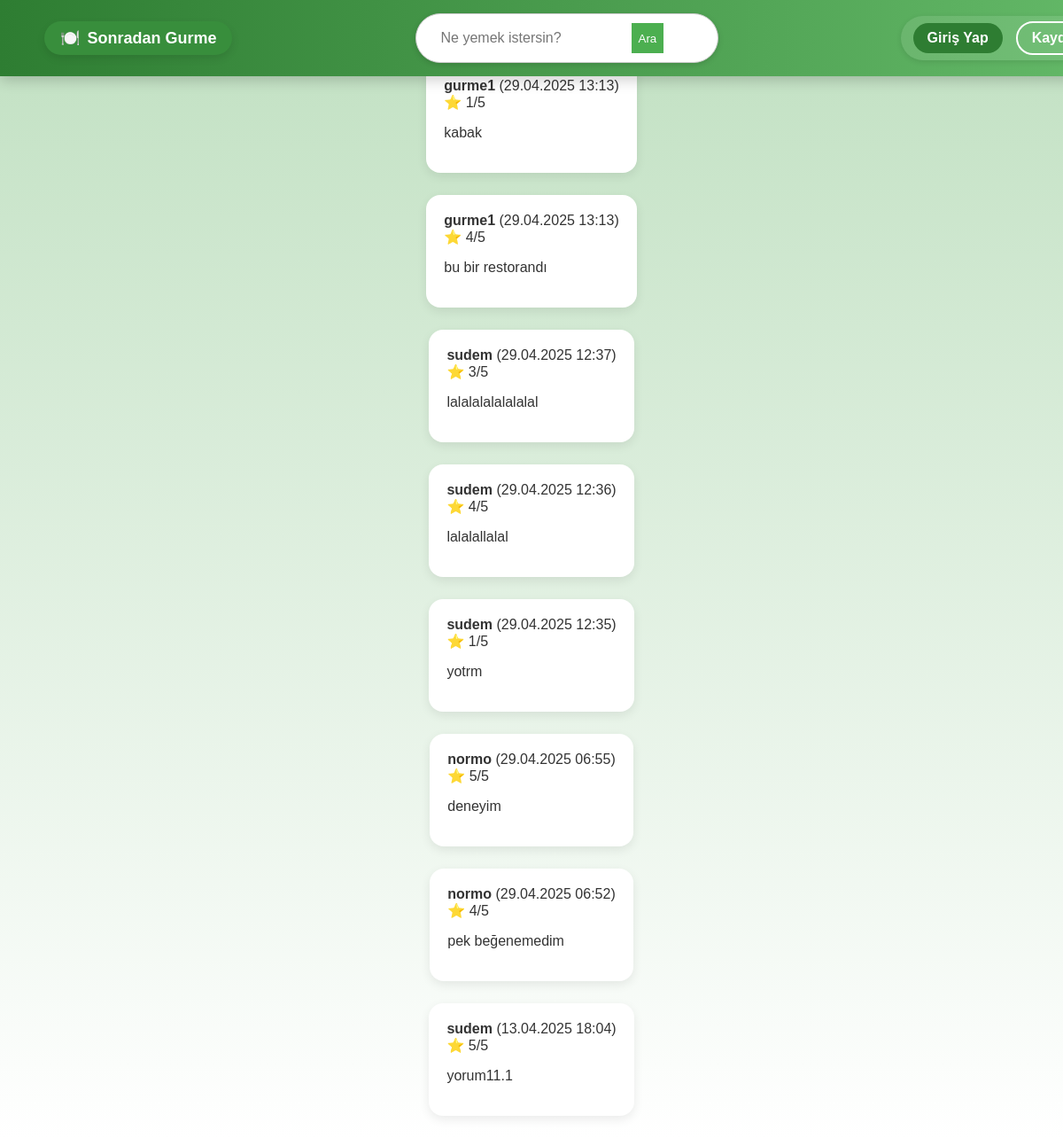
/sgapp/yorumlar/, run on the app's committed database.
### sgapp/models.py (models this page shows, shortened)
class Review(models.Model):
    RATING_CHOICES = [(i, str(i)) for i in range(1, 6)]
    user = models.ForeignKey(User, on_delete=models.CASCADE)
    restaurant_name = models.CharField(max_length=255)
    comment = models.TextField()
    rating = models.IntegerField(choices=RATING_CHOICES)
    created_at = models.DateTimeField(auto_now_add=True)
    status = models.CharField(max_length=20, choices=[
        ('pending', 'Bekliyor'),
        ('approved', 'Onaylandı'),
        ('rejected', 'Reddedildi')
    ], default='pending')

class User(AbstractUser):
    ROLE_CHOICES = (
        ('normal', 'Normal Kullanıcı'),
        ('gurme', 'Gurme'),
        ('moderator', 'Moderatör'),
    )
    role = models.CharField(max_length=10, choices=ROLE_CHOICES, default='normal')
    bio = models.TextField(blank=True)
    profile_picture = models.ImageField(upload_to='profiles/', null=True, blank=True)
    favorite_dish = models.CharField(max_length=100, blank=True, null=True)

### sgapp/views.py (the view)
# urls.py: path('yorumlar/', views.yorumlar_view, name='yorumlar'),
def yorumlar_view(request):
    yorumlar = Review.objects.filter(status='approved').order_by('-created_at')
    return render(request, 'yorumlar.html', {'yorumlar': yorumlar})

### templates/yorumlar.html
{% extends "base.html" %}
{% block content %}
<h2>📝 Yorumlar</h2>
{% if yorumlar %}
    {% for yorum in yorumlar %}
        <div class="yorum-karti">
            <strong>{{ yorum.user.username }}</strong>
            <span>({{ yorum.created_at|date:"d.m.Y H:i" }})</span><br>
            ⭐ {{ yorum.rating }}/5<br>
            <p>{{ yorum.comment }}</p>
        </div>
    {% endfor %}
{% else %}
    <p>Henüz onaylı yorum bulunamadı.</p>
{% endif %}
{% endblock %}

### static/css/styles.css (style rules this page uses)
body { font-family: 'Poppins', sans-serif; background: linear-gradient(to bottom, #c0e0c1, #ffffff); color: #333; margin: 0; padding: 0; display: flex; flex-direction: column; align-items: center; }
.yorum-karti { background-color: #ffffff; border-radius: 16px; box-shadow: 0 4px 12px rgba(0,0,0,0.08); padding: 20px; margin-bottom: 25px; text-align: left; }

### data on the page
Review: user.username "gurme1", created_at "29.04.2025 13:13", rating "1", comment "kabak"
Review: user.username "gurme1", created_at "29.04.2025 13:13", rating "4", comment "bu bir restorandı"
Review: user.username "sudem", created_at "29.04.2025 12:37", rating "3", comment "lalalalalalalalal"
Review: user.username "sudem", created_at "29.04.2025 12:36", rating "4", comment "lalalallalal"
Review: user.username "sudem", created_at "29.04.2025 12:35", rating "1", comment "yotrm"
Review: user.username "normo", created_at "29.04.2025 06:55", rating "5", comment "deneyim"
Review: user.username "normo", created_at "29.04.2025 06:52", rating "4", comment "pek beğenemedim"
Review: user.username "sudem", created_at "13.04.2025 18:04", rating "5", comment "yorum11.1"
